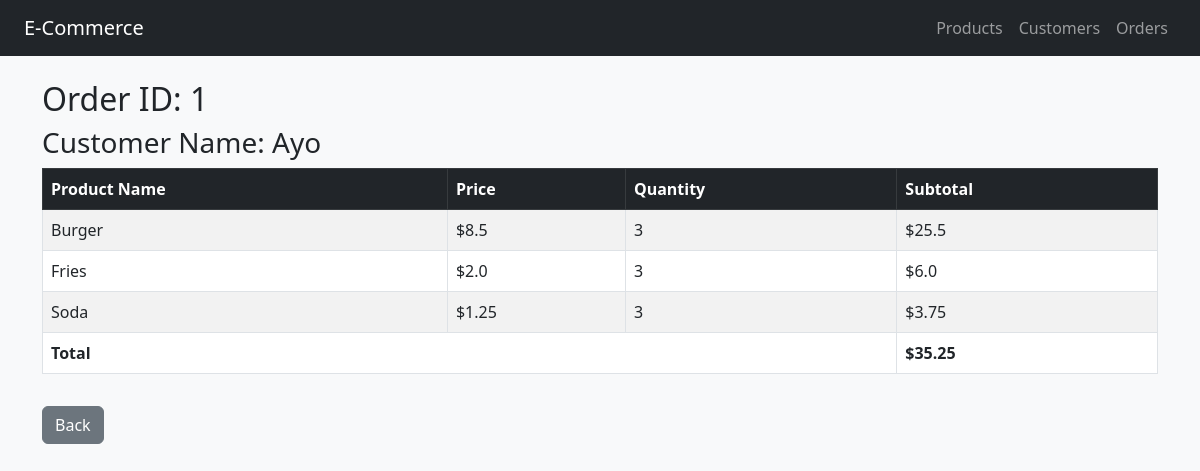
/orders/1/order_details, run on the app's committed database.
### tables this page shows
CREATE TABLE orders (
        id INTEGER PRIMARY KEY AUTOINCREMENT,
        customer_id INTEGER NOT NULL,
        FOREIGN KEY (customer_id) REFERENCES customers(id)
    );

CREATE TABLE customers (
        id INTEGER PRIMARY KEY AUTOINCREMENT,
        name TEXT NOT NULL
    );

CREATE TABLE order_items (
        id INTEGER PRIMARY KEY AUTOINCREMENT,
        order_id INTEGER NOT NULL,
        product_id INTEGER NOT NULL,
        qty INTEGER NOT NULL,
        FOREIGN KEY (order_id) REFERENCES orders(id),
        FOREIGN KEY (product_id) REFERENCES products(id)
    );

CREATE TABLE products (
        id INTEGER PRIMARY KEY AUTOINCREMENT,
        name TEXT NOT NULL,
        price REAL NOT NULL
    );

### app.py (the view)
@app.route('/orders/<int:order_id>/order_details', methods=['GET'])
def get_order_details(order_id):
    conn = get_db()
    order = conn.execute('''
        SELECT orders.id, customers.name as customer_name
        FROM orders
        JOIN customers ON orders.customer_id = customers.id
        WHERE orders.id = ?
    ''', (order_id,)).fetchone()
    items = conn.execute('''
        SELECT products.name as product_name,
               order_items.qty,
               products.price,
               order_items.qty * products.price as subtotal
        FROM order_items
        JOIN products ON order_items.product_id = products.id
        WHERE order_items.order_id = ?
    ''', (order_id,)).fetchall()
    conn.close()
    total = sum(item['subtotal'] for item in items)
    return render_template('order_details.html', order=order, items=items, total=total)

### app.py (called while the page is built)
def get_db():
    conn = sqlite3.connect('database.db')
    conn.row_factory = sqlite3.Row
    return conn

### templates/order_details.html
{% extends "base.html" %}
{% block content %}
    <h2>Order ID: {{order.id}}</h2>
    <h3>Customer Name: {{order.customer_name}} </h3>
    {% if items %}
        <table class="table table-striped table-bordered">
            <thead class="table-dark">
                <tr>
                    <th>Product Name</th>
                    <th>Price</th>
                    <th>Quantity</th>
                    <th>Subtotal</th>
                </tr>
            </thead>
            <tbody>
                {% for item in items %}
                <tr>
                    <td>{{ item.product_name }}</td>
                    <td>${{ item.price }}</td>
                    <td>{{ item.qty }}</td>
                    <td>${{ item.subtotal | round(2) }}</td>
                </tr>
                {% endfor %}
                <tr>
                    <td colspan="3"><strong>Total</strong></td>
                    <td><strong>${{ total | round(2) }}</strong></td>
                </tr>
            </tbody>
        </table>
    {% else %}
        <p class="text-muted">No items added.</p>
    {% endif %}
    <a href="/orders" class="btn btn-secondary mt-3">Back</a>
{% endblock %}

### data on the page
orders: id "1"
customers: customer_name "Ayo"
order_items: product_name "Burger", price "8.5", qty "3", subtotal "25.5"
order_items: product_name "Fries", price "2.0", qty "3", subtotal "6.0"
order_items: product_name "Soda", price "1.25", qty "3", subtotal "3.75"

### other printed values
{{ total | round(2) }} "35.25"
